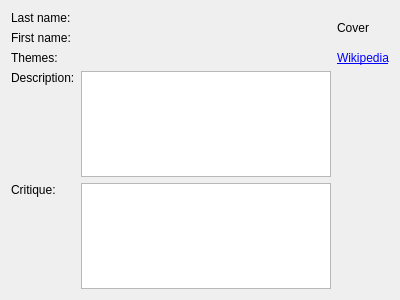
<?xml version="1.0" encoding="UTF-8"?>
<ui version="4.0">
 <class>AuthorDetails</class>
 <widget class="QWidget" name="AuthorDetails">
  <property name="geometry">
   <rect>
    <x>0</x>
    <y>0</y>
    <width>400</width>
    <height>300</height>
   </rect>
  </property>
  <property name="windowTitle">
   <string>Form</string>
  </property>
  <layout class="QGridLayout" name="gridLayout">
   <item row="0" column="1">
    <widget class="QLabel" name="lastName">
     <property name="text">
      <string/>
     </property>
    </widget>
   </item>
   <item row="0" column="2" rowspan="2">
    <widget class="QLabel" name="picture">
     <property name="sizePolicy">
      <sizepolicy hsizetype="Expanding" vsizetype="Preferred">
       <horstretch>0</horstretch>
       <verstretch>0</verstretch>
      </sizepolicy>
     </property>
     <property name="text">
      <string>Cover</string>
     </property>
    </widget>
   </item>
   <item row="3" column="0">
    <widget class="QLabel" name="descriptionLabel">
     <property name="text">
      <string>Description:</string>
     </property>
     <property name="alignment">
      <set>Qt::AlignLeading|Qt::AlignLeft|Qt::AlignTop</set>
     </property>
    </widget>
   </item>
   <item row="3" column="1">
    <widget class="QTextBrowser" name="descriptionTextBrowser"/>
   </item>
   <item row="4" column="0">
    <widget class="QLabel" name="critiqueLabel">
     <property name="text">
      <string>Critique:</string>
     </property>
     <property name="alignment">
      <set>Qt::AlignLeading|Qt::AlignLeft|Qt::AlignTop</set>
     </property>
    </widget>
   </item>
   <item row="4" column="1">
    <widget class="QTextBrowser" name="critiqueTextBrowser"/>
   </item>
   <item row="0" column="0">
    <widget class="QLabel" name="lastNameLabel">
     <property name="text">
      <string>Last name:</string>
     </property>
    </widget>
   </item>
   <item row="1" column="0">
    <widget class="QLabel" name="firstNameLabel">
     <property name="text">
      <string>First name:</string>
     </property>
    </widget>
   </item>
   <item row="1" column="1">
    <widget class="QLabel" name="firstName">
     <property name="text">
      <string/>
     </property>
    </widget>
   </item>
   <item row="2" column="0">
    <widget class="QLabel" name="themesLabel">
     <property name="text">
      <string>Themes:</string>
     </property>
    </widget>
   </item>
   <item row="2" column="1">
    <widget class="QLabel" name="themes">
     <property name="text">
      <string/>
     </property>
    </widget>
   </item>
   <item row="2" column="2">
    <widget class="QLabel" name="wikipediaLink">
     <property name="text">
      <string>&lt;!DOCTYPE HTML PUBLIC &quot;-//W3C//DTD HTML 4.0//EN&quot; &quot;http://www.w3.org/TR/REC-html40/strict.dtd&quot;&gt;
&lt;html&gt;&lt;head&gt;&lt;meta name=&quot;qrichtext&quot; content=&quot;1&quot; /&gt;&lt;style type=&quot;text/css&quot;&gt;
p, li { white-space: pre-wrap; }
&lt;/style&gt;&lt;/head&gt;&lt;body style=&quot; font-family:'DejaVu Sans'; font-size:9pt; font-weight:400; font-style:normal;&quot;&gt;
&lt;p style=&quot; margin-top:0px; margin-bottom:0px; margin-left:0px; margin-right:0px; -qt-block-indent:0; text-indent:0px;&quot;&gt;&lt;a href=&quot;http://&lt;lc&gt;.wikipedia.com/&lt;title&gt;&quot;&gt;&lt;span style=&quot; text-decoration: underline; color:#0000ff;&quot;&gt;Wikipedia&lt;/span&gt;&lt;/a&gt;&lt;/p&gt;&lt;/body&gt;&lt;/html&gt;</string>
     </property>
     <property name="openExternalLinks">
      <bool>true</bool>
     </property>
    </widget>
   </item>
  </layout>
 </widget>
 <resources/>
 <connections/>
</ui>
